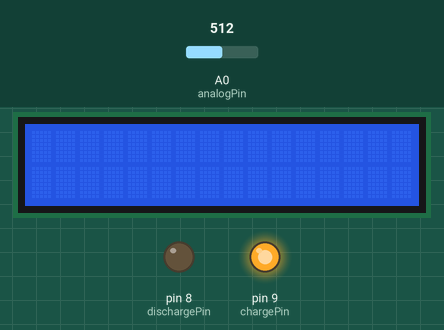
This sketch was run on a simulated Arduino Uno, built with avr-gcc and run on an emulated ATmega328P. Parts: 16×2 character LCD, output pins drawn as LEDs (lit = HIGH). Inputs (shaded band) come from the test bench; at power-on: A0 (analogPin) = 512. Storage starts empty; what the sketch prints to the serial monitor is not drawn.

Above: at 1.2 s.
1.3 s: A0 (analogPin) set to 630
2.8 s: A0 (analogPin) set to 656
At 3.4 s:
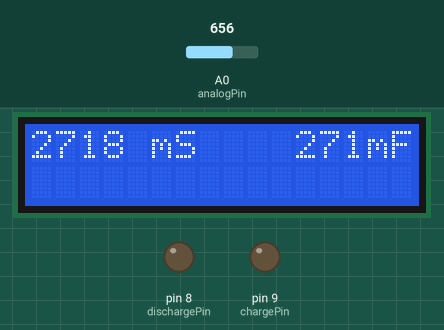
4.3 s: A0 (analogPin) set to 0
At 5.0 s:
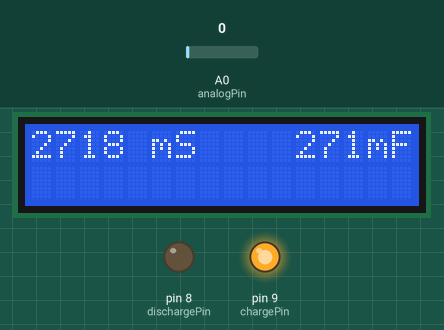
5.8 s: A0 (analogPin) set to 658
At 6.9 s:
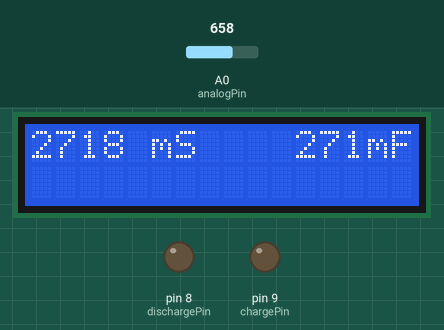
Timing chart, 0 to 8.3 s (numbered marks = the images above; inputs shaded):
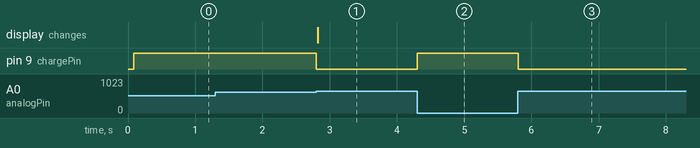

The sketch:

capacity_test.ino
```cpp
/*  Тестер емкости конденсатора 0,1 - 3000 мкФ
 *
 *    MOSI - pin 11
 *    MISO - pin 12
 *    CLK -  pin 13
 *    CS -   pin 10
 *
 *    TC = R * C
 *    TC = период в сек.
 *    C = емкость в F (1 mcF = 0.000001 F)
 *    отдача тока до 63,2% от полного разряда
 *  Кондёр между ц пинами, через
 *  R на разряд 5-10 кОм, точное значение в переменную; на заряд 220 Ом
 *  Аналоговый напрямую
 *  Прикрутить ESR-тест
 *  Вывод в COM и на 1602
 *  запись на MicroSD
 */
#include <SPI.h>
#include <SD.h>
#include <LiquidCrystal.h>
#define analogPin      0
#define chargePin      9
#define dischargePin   8
#define resistorValue  10000.0F

const int rs = 7, en = 6, d4 = 5, d5 = 4, d6 = 3, d7 = 2;
LiquidCrystal lcd(rs, en, d4, d5, d6, d7);

const int chipSelect = 10;
unsigned long startTime;
unsigned long elapsedTime;
float microFarads;
float nanoFarads;

void setup(){
  lcd.begin(16,2);
  pinMode(chargePin, OUTPUT);
  digitalWrite(chargePin, LOW);

  Serial.begin(9600);
  if (!SD.begin(chipSelect)) {
        Serial.println("Card error");
        return;
    }
}

void loop(){
  //charging
  digitalWrite(chargePin, HIGH);
  startTime = millis();

  while(analogRead(analogPin) < 648){       // 647 is 63.2% of 1023
  }

  elapsedTime= millis() - startTime;
 // convert ms to s and F to mcF
  microFarads = ((float)elapsedTime / resistorValue) * 1000;
  Serial.print(elapsedTime);       // print to serial port
  Serial.print(" mS    ");
  lcd.print(elapsedTime);
  lcd.print(" mS    ");

  if (microFarads > 1){
    Serial.print((long)microFarads);
    Serial.println(" mF");
    lcd.print((long)microFarads);
    lcd.print("mF");
    void resToSD();
  }
  else
  {
    nanoFarads = microFarads * 1000.0;
    Serial.print((long)nanoFarads);
    Serial.println(" nF");
    lcd.print((long)nanoFarads);
    lcd.print(" nF");
    void resToSD();
  }
  // dicharge
  digitalWrite(chargePin, LOW);
  pinMode(dischargePin, OUTPUT);
  digitalWrite(dischargePin, LOW);
  while(analogRead(analogPin) > 0){         // ждать пока польностью разрядится
  }

  pinMode(dischargePin, INPUT);            // stop
}

//сбор на SD
   void resToSD() {
     File dataFile = SD.open("result.txt", FILE_WRITE);
     if (dataFile) {
        // в строку
        dataFile.print(elapsedTime);
        if(microFarads > 1){
          dataFile.println(microFarads);
        }
        else{
          dataFile.println(nanoFarads);
        }
        dataFile.close();

    } else {
        lcd.setCursor(0,1);
        lcd.print("sd error");
        Serial.println("SD card error");
    }
   }
```

Measured:
- the behaviour switches between 647 and 648 on A0 (analogPin) (found by bisection; images 0 and 1)
- after the input at 1.3 s, every drawn part: stays the same
- after the input at 2.8 s, pin 9 (chargePin): HIGH → LOW at once; the display: changes at once (image 1)
- after the input at 4.3 s, pin 9 (chargePin): LOW → HIGH at once
- after the input at 5.8 s, pin 9 (chargePin): HIGH → LOW at once
